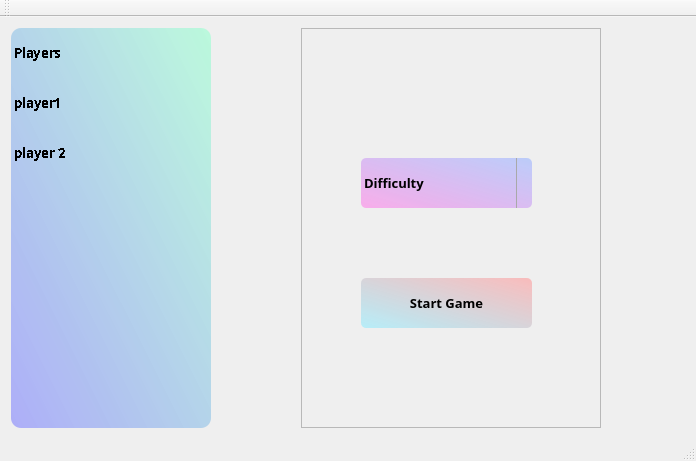
<?xml version="1.0" encoding="UTF-8"?>
<ui version="4.0">
 <class>lobbyClass</class>
 <widget class="QMainWindow" name="lobbyClass">
  <property name="geometry">
   <rect>
    <x>0</x>
    <y>0</y>
    <width>696</width>
    <height>450</height>
   </rect>
  </property>
  <property name="windowTitle">
   <string>LobbyWindow</string>
  </property>
  <widget class="QWidget" name="centralWidget">
   <layout class="QHBoxLayout" name="horizontalLayout">
    <item>
     <widget class="QListWidget" name="playersListWidget">
      <property name="minimumSize">
       <size>
        <width>200</width>
        <height>300</height>
       </size>
      </property>
      <property name="maximumSize">
       <size>
        <width>200</width>
        <height>500</height>
       </size>
      </property>
      <property name="font">
       <font>
        <family>Yu Gothic UI Semibold</family>
        <pointsize>10</pointsize>
        <bold>true</bold>
        <stylestrategy>NoAntialias</stylestrategy>
       </font>
      </property>
      <property name="styleSheet">
       <string notr="true"> QListWidget {
background-color:qlineargradient(spread:pad, x1:0, y1:1, x2:1, y2:0, stop:0 rgba(149, 150, 251, 188), stop:1 rgba(160, 255, 210, 166));
border-radius:10px;
 }

QListWidget::item{
height: 40px;
padding: 5px;
font-size: 16px;       
text-align: center;
}

 QListWidget::item:hover {
     background: qlineargradient(x1: 0, y1: 0, x2: 0, y2: 1,
                                 stop: 0 #FAFBFE, stop: 1 #DCDEF1);
 }
</string>
      </property>
      <property name="selectionMode">
       <enum>QAbstractItemView::NoSelection</enum>
      </property>
      <item>
       <property name="text">
        <string>Players</string>
       </property>
      </item>
      <item>
       <property name="text">
        <string>player1</string>
       </property>
      </item>
      <item>
       <property name="text">
        <string>player 2</string>
       </property>
      </item>
     </widget>
    </item>
    <item alignment="Qt::AlignHCenter|Qt::AlignVCenter">
     <widget class="QFrame" name="frame">
      <property name="minimumSize">
       <size>
        <width>300</width>
        <height>400</height>
       </size>
      </property>
      <property name="frameShape">
       <enum>QFrame::StyledPanel</enum>
      </property>
      <property name="frameShadow">
       <enum>QFrame::Raised</enum>
      </property>
      <widget class="QComboBox" name="difficultyBox">
       <property name="geometry">
        <rect>
         <x>60</x>
         <y>130</y>
         <width>171</width>
         <height>50</height>
        </rect>
       </property>
       <property name="minimumSize">
        <size>
         <width>117</width>
         <height>50</height>
        </size>
       </property>
       <property name="font">
        <font>
         <family>Segoe UI Semibold</family>
         <pointsize>10</pointsize>
         <bold>true</bold>
         <stylestrategy>PreferDefault</stylestrategy>
        </font>
       </property>
       <property name="styleSheet">
        <string notr="true"> QComboBox {
     border-radius: 5px;
     padding: 1px 18px 1px 3px;
     min-width: 6em;
background:qlineargradient(spread:pad, x1:0, y1:1, x2:1, y2:0, stop:0 rgba(251, 149, 232, 188), stop:1 rgba(160, 186, 255, 166));
 }

 QComboBox:editable {
     background: white;
 }

 QComboBox:!editable, QComboBox::drop-down:editable {
      background: qlineargradient(spread:pad, x1:0, y1:1, x2:1, y2:0, stop:0 rgba(251, 149, 232, 188), stop:1 rgba(160, 186, 255, 166));
                                  
 }

 /* QComboBox gets the &quot;on&quot; state when the popup is open */
 QComboBox:!editable:on, QComboBox::drop-down:editable:on {
     background:qlineargradient(spread:pad, x1:0, y1:1, x2:1, y2:0, stop:0 rgba(251, 149, 232, 188), stop:1 rgba(160, 186, 255, 166));
 }

 QComboBox:on { /* shift the text when the popup opens */
     padding-top: 3px;
     padding-left: 4px;
 }

 QComboBox::drop-down {
     subcontrol-origin: padding;
     subcontrol-position: top right;
     width: 15px;

     border-left-width: 1px;
     border-left-color: darkgray;
     border-left-style: solid; /* just a single line */
     border-top-right-radius: 3px; /* same radius as the QComboBox */
     border-bottom-right-radius: 3px;
 }


</string>
       </property>
       <property name="currentText">
        <string/>
       </property>
       <property name="placeholderText">
        <string>Difficulty</string>
       </property>
       <item>
        <property name="text">
         <string>Easy</string>
        </property>
       </item>
       <item>
        <property name="text">
         <string>Normal</string>
        </property>
       </item>
       <item>
        <property name="text">
         <string>Hard</string>
        </property>
       </item>
       <item>
        <property name="text">
         <string>No Difficulty</string>
        </property>
       </item>
      </widget>
      <widget class="QPushButton" name="startGameButton">
       <property name="geometry">
        <rect>
         <x>60</x>
         <y>250</y>
         <width>171</width>
         <height>50</height>
        </rect>
       </property>
       <property name="minimumSize">
        <size>
         <width>70</width>
         <height>50</height>
        </size>
       </property>
       <property name="font">
        <font>
         <family>Yu Gothic UI Semibold</family>
         <pointsize>10</pointsize>
         <bold>true</bold>
         <stylestrategy>PreferDefault</stylestrategy>
        </font>
       </property>
       <property name="styleSheet">
        <string notr="true">QPushButton#startGameButton {
    background-color: qlineargradient(spread:pad, x1:0, y1:1, x2:1, y2:0, stop:0 rgba(162, 236, 251, 188), stop:1 rgba(255, 160, 160, 166));
    border-radius: 5px;
    color: rgb(0, 0, 0);
}

QPushButton#startGameButton:hover {
    background-color: qlineargradient(spread:pad, x1:0, y1:1, x2:1, y2:0, stop:0 rgba(149, 212, 251, 188), stop:1 rgba(255, 160, 233, 166));
}

QPushButton#startGameButton:pressed {
    padding-left: 5px;
    padding-right: 5px;
    background-color: qlineargradient(spread:pad, x1:0, y1:1, x2:1, y2:0, stop:0 rgba(251, 149, 149, 188), stop:1 rgba(255, 160, 160, 166));
}
</string>
       </property>
       <property name="text">
        <string>Start Game</string>
       </property>
      </widget>
     </widget>
    </item>
   </layout>
  </widget>
  <widget class="QMenuBar" name="menuBar">
   <property name="geometry">
    <rect>
     <x>0</x>
     <y>0</y>
     <width>696</width>
     <height>22</height>
    </rect>
   </property>
  </widget>
  <widget class="QToolBar" name="mainToolBar">
   <attribute name="toolBarArea">
    <enum>TopToolBarArea</enum>
   </attribute>
   <attribute name="toolBarBreak">
    <bool>false</bool>
   </attribute>
  </widget>
  <widget class="QStatusBar" name="statusBar"/>
 </widget>
 <layoutdefault spacing="6" margin="11"/>
 <resources/>
 <connections/>
</ui>
